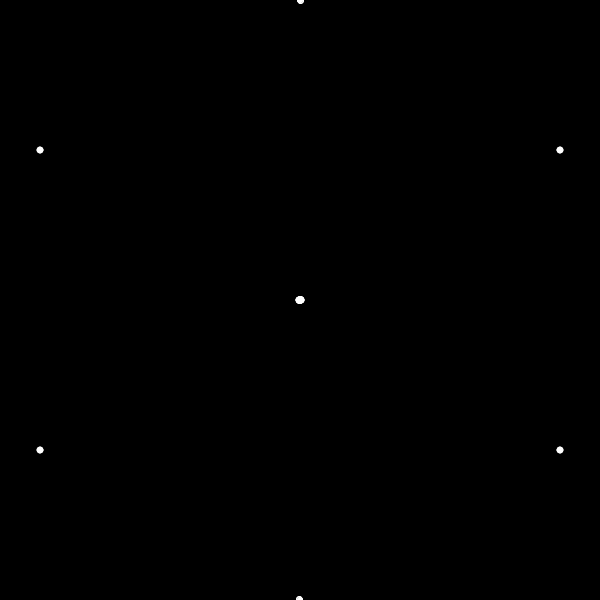
Frame 1 (no input)
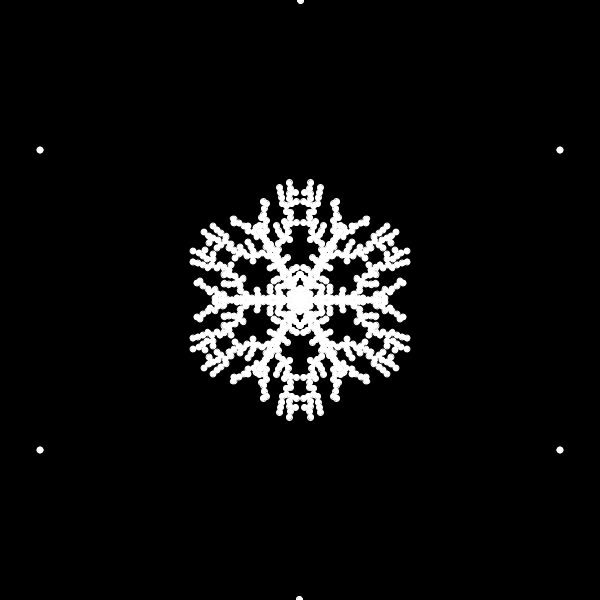
Frame 60 (the mouse pressed at the canvas centre just before this capture)
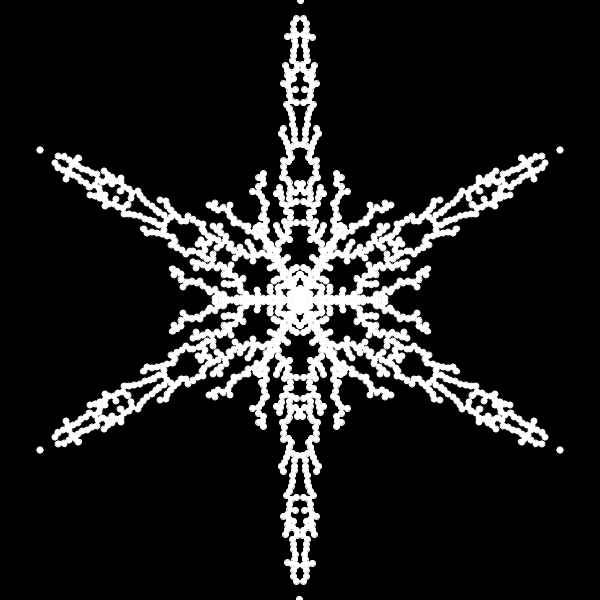
Frame 120 (the mouse held since frame 60 and released just before this capture)

The Processing sketch that drew these frames (run headless with seeded random() and noise(); from frame 60 on, the mouse is pressed at the canvas centre):

// Processing sketch: SnowFlakes
// ── SnowFlakes.pde
final float d = 6;

class Particle{
  PVector pos;
  Particle(float a,float b){
    pos = new PVector(a,b);
  }
  void update(PApplet sketch){
    this.pos.x -= 1;
    this.pos.y += sketch.random(-3,3);
    float angle = this.pos.heading();
    angle = constrain(angle,0,PI/6);
    float magnitude = pos.mag();
    pos = PVector.fromAngle(angle);
    pos.setMag(magnitude);
  }
  void show(){
    fill(255);
    stroke(255);
    ellipse(this.pos.x,this.pos.y,d,d);
  }
  boolean finished(){ return (this.pos.x<1); }
  boolean collides(ArrayList<Particle> snowflake){
    for(Particle p: snowflake){
      float dist = dist(p.pos.x,p.pos.y,this.pos.x,this.pos.y);
      if(dist<d) return true;
    }
    return false;
  }
}

Particle current;
ArrayList<Particle> snowFlakes;

void setup(){
  size(600,600);
  current = new Particle(width/2,0);
  snowFlakes = new ArrayList<Particle>();
}

void draw(){
  background(0);
  translate(width/2,height/2);
  rotate(PI/6);
  while(!current.finished() && !current.collides(snowFlakes))
    current.update(this);
    snowFlakes.add(current);
    current = new Particle(width/2,0);
  for(int i=0;i<6;i++){
    rotate(PI/3);
    current.show();
    for(Particle p: snowFlakes)
    p.show(); push(); scale(1,-1);
    current.show();
    for(Particle p: snowFlakes) 
    p.show(); pop();
  }
}
